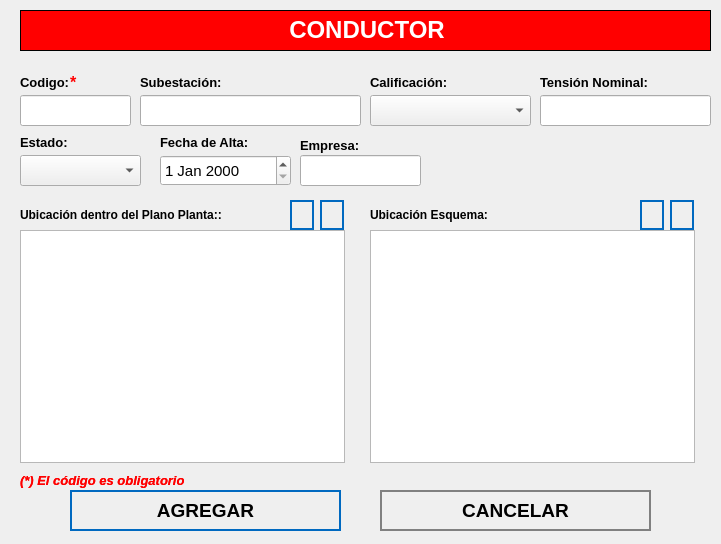
<?xml version="1.0" encoding="UTF-8"?>
<ui version="4.0">
 <class>NewBook</class>
 <widget class="QWidget" name="NewBook">
  <property name="geometry">
   <rect>
    <x>0</x>
    <y>0</y>
    <width>721</width>
    <height>544</height>
   </rect>
  </property>
  <property name="minimumSize">
   <size>
    <width>721</width>
    <height>434</height>
   </size>
  </property>
  <property name="maximumSize">
   <size>
    <width>721</width>
    <height>1000</height>
   </size>
  </property>
  <property name="windowTitle">
   <string>Nuevo Registro</string>
  </property>
  <property name="styleSheet">
   <string notr="true">QPushButton
{	
	height: 2em;
 	border-style: solid;
	border-width: 2px;
 	border-color: grey;
	font-weight: bold;
}

QPushButton:hover
{
   	background-color:grey;
	color:white;
}</string>
  </property>
  <widget class="QLabel" name="label">
   <property name="geometry">
    <rect>
     <x>20</x>
     <y>10</y>
     <width>691</width>
     <height>41</height>
    </rect>
   </property>
   <property name="font">
    <font>
     <underline>false</underline>
    </font>
   </property>
   <property name="autoFillBackground">
    <bool>false</bool>
   </property>
   <property name="styleSheet">
    <string notr="true">background-color: red;</string>
   </property>
   <property name="frameShape">
    <enum>QFrame::Box</enum>
   </property>
   <property name="text">
    <string>&lt;html&gt;&lt;head/&gt;&lt;body&gt;&lt;p align=&quot;center&quot;&gt;&lt;span style=&quot; font-size:18pt; font-weight:600; color:#ffffff;&quot;&gt;CONDUCTOR&lt;/span&gt;&lt;/p&gt;&lt;/body&gt;&lt;/html&gt;</string>
   </property>
  </widget>
  <widget class="QLabel" name="label_autoriza">
   <property name="geometry">
    <rect>
     <x>20</x>
     <y>70</y>
     <width>101</width>
     <height>25</height>
    </rect>
   </property>
   <property name="text">
    <string>&lt;html&gt;&lt;head/&gt;&lt;body&gt;&lt;p&gt;&lt;span style=&quot; font-size:10pt; font-weight:600;&quot;&gt;Codigo:&lt;/span&gt;&lt;/p&gt;&lt;/body&gt;&lt;/html&gt;</string>
   </property>
  </widget>
  <widget class="QLineEdit" name="inputCodigo">
   <property name="geometry">
    <rect>
     <x>20</x>
     <y>95</y>
     <width>111</width>
     <height>31</height>
    </rect>
   </property>
   <property name="font">
    <font>
     <pointsize>12</pointsize>
    </font>
   </property>
   <property name="maxLength">
    <number>15</number>
   </property>
  </widget>
  <widget class="QLineEdit" name="inputSubestacion">
   <property name="geometry">
    <rect>
     <x>140</x>
     <y>95</y>
     <width>221</width>
     <height>31</height>
    </rect>
   </property>
   <property name="font">
    <font>
     <pointsize>12</pointsize>
    </font>
   </property>
  </widget>
  <widget class="QPushButton" name="addButton">
   <property name="geometry">
    <rect>
     <x>70</x>
     <y>490</y>
     <width>271</width>
     <height>41</height>
    </rect>
   </property>
   <property name="font">
    <font>
     <pointsize>14</pointsize>
     <weight>75</weight>
     <bold>true</bold>
    </font>
   </property>
   <property name="cursor">
    <cursorShape>PointingHandCursor</cursorShape>
   </property>
   <property name="styleSheet">
    <string notr="true">QPushButton
{	
	height: 2em;
 	border-style: solid;
	border-width: 2px;
 	border-color: #0069c0;
	font-weight: bold;
}

QPushButton:hover
{
   	background-color:#0069c0;
	color:white;
}</string>
   </property>
   <property name="text">
    <string>AGREGAR</string>
   </property>
   <property name="icon">
    <iconset>
     <normaloff>../assets/icons/add-icon.png</normaloff>../assets/icons/add-icon.png</iconset>
   </property>
   <property name="iconSize">
    <size>
     <width>30</width>
     <height>30</height>
    </size>
   </property>
   <property name="autoDefault">
    <bool>true</bool>
   </property>
   <property name="default">
    <bool>true</bool>
   </property>
   <property name="flat">
    <bool>true</bool>
   </property>
  </widget>
  <widget class="QPushButton" name="cancelButton">
   <property name="geometry">
    <rect>
     <x>380</x>
     <y>490</y>
     <width>271</width>
     <height>41</height>
    </rect>
   </property>
   <property name="font">
    <font>
     <pointsize>14</pointsize>
     <weight>75</weight>
     <bold>true</bold>
    </font>
   </property>
   <property name="cursor">
    <cursorShape>PointingHandCursor</cursorShape>
   </property>
   <property name="styleSheet">
    <string notr="true">QPushButton
{	
	height: 2em;
 	border-style: solid;
	border-width: 2px;
 	border-color: grey;
	font-weight: bold;
}

QPushButton:hover
{
   	background-color:grey;
	color:white;
}</string>
   </property>
   <property name="text">
    <string>CANCELAR</string>
   </property>
   <property name="icon">
    <iconset>
     <normaloff>../assets/icons/cancel-icon.png</normaloff>../assets/icons/cancel-icon.png</iconset>
   </property>
   <property name="iconSize">
    <size>
     <width>30</width>
     <height>30</height>
    </size>
   </property>
   <property name="autoDefault">
    <bool>true</bool>
   </property>
   <property name="default">
    <bool>true</bool>
   </property>
   <property name="flat">
    <bool>true</bool>
   </property>
  </widget>
  <widget class="QLabel" name="label_aquienVisita">
   <property name="geometry">
    <rect>
     <x>140</x>
     <y>70</y>
     <width>191</width>
     <height>25</height>
    </rect>
   </property>
   <property name="text">
    <string>&lt;html&gt;&lt;head/&gt;&lt;body&gt;&lt;p&gt;&lt;span style=&quot; font-size:10pt; font-weight:600;&quot;&gt;Subestación:&lt;/span&gt;&lt;/p&gt;&lt;/body&gt;&lt;/html&gt;</string>
   </property>
  </widget>
  <widget class="QLabel" name="label_horaSalida">
   <property name="geometry">
    <rect>
     <x>20</x>
     <y>130</y>
     <width>81</width>
     <height>25</height>
    </rect>
   </property>
   <property name="text">
    <string>&lt;html&gt;&lt;head/&gt;&lt;body&gt;&lt;p&gt;&lt;span style=&quot; font-size:10pt; font-weight:600;&quot;&gt;Estado:&lt;/span&gt;&lt;/p&gt;&lt;/body&gt;&lt;/html&gt;</string>
   </property>
  </widget>
  <widget class="QLabel" name="label_motivoVisita">
   <property name="geometry">
    <rect>
     <x>160</x>
     <y>130</y>
     <width>131</width>
     <height>25</height>
    </rect>
   </property>
   <property name="text">
    <string>&lt;html&gt;&lt;head/&gt;&lt;body&gt;&lt;p&gt;&lt;span style=&quot; font-size:10pt; font-weight:600;&quot;&gt;Fecha de Alta:&lt;/span&gt;&lt;/p&gt;&lt;/body&gt;&lt;/html&gt;</string>
   </property>
  </widget>
  <widget class="QLabel" name="label_nota_obligatoria">
   <property name="geometry">
    <rect>
     <x>20</x>
     <y>470</y>
     <width>281</width>
     <height>21</height>
    </rect>
   </property>
   <property name="text">
    <string>&lt;html&gt;&lt;head/&gt;&lt;body&gt;&lt;p&gt;&lt;span style=&quot; font-size:10pt; font-weight:600; font-style:italic; color:#ff0000;&quot;&gt;(*) El código es obligatorio&lt;/span&gt;&lt;/p&gt;&lt;/body&gt;&lt;/html&gt;</string>
   </property>
  </widget>
  <widget class="QLabel" name="ast_aquienvisita">
   <property name="geometry">
    <rect>
     <x>70</x>
     <y>70</y>
     <width>21</width>
     <height>25</height>
    </rect>
   </property>
   <property name="text">
    <string>&lt;html&gt;&lt;head/&gt;&lt;body&gt;&lt;p&gt;&lt;span style=&quot; font-size:12pt; font-weight:600; color:#ff0000;&quot;&gt;*&lt;/span&gt;&lt;/p&gt;&lt;/body&gt;&lt;/html&gt;</string>
   </property>
  </widget>
  <widget class="QLabel" name="label_advertencia_dni">
   <property name="geometry">
    <rect>
     <x>20</x>
     <y>470</y>
     <width>251</width>
     <height>21</height>
    </rect>
   </property>
   <property name="text">
    <string>&lt;html&gt;&lt;head/&gt;&lt;body&gt;&lt;p&gt;&lt;span style=&quot; font-size:10pt; font-weight:600; font-style:italic; color:#ff0000;&quot;&gt;(*) El código es obligatorio&lt;/span&gt;&lt;/p&gt;&lt;/body&gt;&lt;/html&gt;</string>
   </property>
  </widget>
  <widget class="QComboBox" name="cbEstado">
   <property name="geometry">
    <rect>
     <x>20</x>
     <y>155</y>
     <width>121</width>
     <height>31</height>
    </rect>
   </property>
   <property name="font">
    <font>
     <pointsize>12</pointsize>
    </font>
   </property>
   <property name="editable">
    <bool>false</bool>
   </property>
  </widget>
  <widget class="QDateEdit" name="inputFecha">
   <property name="geometry">
    <rect>
     <x>160</x>
     <y>155</y>
     <width>131</width>
     <height>31</height>
    </rect>
   </property>
   <property name="font">
    <font>
     <pointsize>11</pointsize>
     <weight>50</weight>
     <bold>false</bold>
    </font>
   </property>
  </widget>
  <widget class="QLabel" name="label_autoriza_2">
   <property name="geometry">
    <rect>
     <x>370</x>
     <y>70</y>
     <width>101</width>
     <height>25</height>
    </rect>
   </property>
   <property name="text">
    <string>&lt;html&gt;&lt;head/&gt;&lt;body&gt;&lt;p&gt;&lt;span style=&quot; font-size:10pt; font-weight:600;&quot;&gt;Calificación:&lt;/span&gt;&lt;/p&gt;&lt;/body&gt;&lt;/html&gt;</string>
   </property>
  </widget>
  <widget class="QLabel" name="label_autoriza_4">
   <property name="geometry">
    <rect>
     <x>540</x>
     <y>70</y>
     <width>151</width>
     <height>25</height>
    </rect>
   </property>
   <property name="text">
    <string>&lt;html&gt;&lt;head/&gt;&lt;body&gt;&lt;p&gt;&lt;span style=&quot; font-size:10pt; font-weight:600;&quot;&gt;Tensión Nominal:&lt;/span&gt;&lt;/p&gt;&lt;/body&gt;&lt;/html&gt;</string>
   </property>
  </widget>
  <widget class="QLineEdit" name="inputTension">
   <property name="geometry">
    <rect>
     <x>540</x>
     <y>95</y>
     <width>171</width>
     <height>31</height>
    </rect>
   </property>
   <property name="font">
    <font>
     <pointsize>12</pointsize>
    </font>
   </property>
   <property name="maxLength">
    <number>8</number>
   </property>
  </widget>
  <widget class="QComboBox" name="cbCalificacion">
   <property name="geometry">
    <rect>
     <x>370</x>
     <y>95</y>
     <width>161</width>
     <height>31</height>
    </rect>
   </property>
   <property name="font">
    <font>
     <pointsize>12</pointsize>
    </font>
   </property>
   <property name="editable">
    <bool>false</bool>
   </property>
  </widget>
  <widget class="QLabel" name="label_5">
   <property name="geometry">
    <rect>
     <x>370</x>
     <y>200</y>
     <width>261</width>
     <height>30</height>
    </rect>
   </property>
   <property name="text">
    <string>&lt;html&gt;&lt;head/&gt;&lt;body&gt;&lt;p&gt;&lt;span style=&quot; font-size:9pt; font-weight:600;&quot;&gt;Ubicación Esquema:&lt;/span&gt;&lt;/p&gt;&lt;/body&gt;&lt;/html&gt;</string>
   </property>
   <property name="scaledContents">
    <bool>true</bool>
   </property>
  </widget>
  <widget class="QPushButton" name="btnAddEsquema">
   <property name="geometry">
    <rect>
     <x>640</x>
     <y>200</y>
     <width>24</width>
     <height>30</height>
    </rect>
   </property>
   <property name="font">
    <font>
     <pointsize>12</pointsize>
     <weight>75</weight>
     <bold>true</bold>
    </font>
   </property>
   <property name="cursor">
    <cursorShape>PointingHandCursor</cursorShape>
   </property>
   <property name="styleSheet">
    <string notr="true">QPushButton
{	
	height: 2em;
 	border-style: solid;
	border-width: 2px;
 	border-color: #0069c0;
	font-weight: bold;
}

QPushButton:hover
{
   	background-color:#0069c0;
	color:white;
}</string>
   </property>
   <property name="text">
    <string/>
   </property>
   <property name="icon">
    <iconset>
     <normaloff>../assets/icons/add-icon.png</normaloff>../assets/icons/add-icon.png</iconset>
   </property>
   <property name="iconSize">
    <size>
     <width>25</width>
     <height>25</height>
    </size>
   </property>
   <property name="autoDefault">
    <bool>true</bool>
   </property>
   <property name="default">
    <bool>true</bool>
   </property>
   <property name="flat">
    <bool>true</bool>
   </property>
  </widget>
  <widget class="QTableWidget" name="tableEsquema">
   <property name="geometry">
    <rect>
     <x>370</x>
     <y>230</y>
     <width>325</width>
     <height>233</height>
    </rect>
   </property>
   <property name="autoFillBackground">
    <bool>true</bool>
   </property>
   <property name="lineWidth">
    <number>5</number>
   </property>
   <property name="editTriggers">
    <set>QAbstractItemView::NoEditTriggers</set>
   </property>
   <property name="textElideMode">
    <enum>Qt::ElideLeft</enum>
   </property>
   <attribute name="horizontalHeaderMinimumSectionSize">
    <number>10</number>
   </attribute>
  </widget>
  <widget class="QPushButton" name="btnDeletePlano">
   <property name="geometry">
    <rect>
     <x>320</x>
     <y>200</y>
     <width>24</width>
     <height>30</height>
    </rect>
   </property>
   <property name="font">
    <font>
     <pointsize>12</pointsize>
     <weight>75</weight>
     <bold>true</bold>
    </font>
   </property>
   <property name="cursor">
    <cursorShape>PointingHandCursor</cursorShape>
   </property>
   <property name="styleSheet">
    <string notr="true">QPushButton
{	
	height: 2em;
 	border-style: solid;
	border-width: 2px;
 	border-color: #0069c0;
	font-weight: bold;
}

QPushButton:hover
{
   	background-color:#0069c0;
	color:white;
}</string>
   </property>
   <property name="text">
    <string/>
   </property>
   <property name="icon">
    <iconset>
     <normaloff>../assets/icons/deletesquare.png</normaloff>../assets/icons/deletesquare.png</iconset>
   </property>
   <property name="iconSize">
    <size>
     <width>25</width>
     <height>25</height>
    </size>
   </property>
   <property name="autoDefault">
    <bool>true</bool>
   </property>
   <property name="default">
    <bool>true</bool>
   </property>
   <property name="flat">
    <bool>true</bool>
   </property>
  </widget>
  <widget class="QLabel" name="label_4">
   <property name="geometry">
    <rect>
     <x>20</x>
     <y>200</y>
     <width>231</width>
     <height>30</height>
    </rect>
   </property>
   <property name="text">
    <string>&lt;html&gt;&lt;head/&gt;&lt;body&gt;&lt;p&gt;&lt;span style=&quot; font-size:9pt; font-weight:600;&quot;&gt;Ubicación dentro del Plano Planta::&lt;/span&gt;&lt;/p&gt;&lt;/body&gt;&lt;/html&gt;</string>
   </property>
   <property name="scaledContents">
    <bool>true</bool>
   </property>
  </widget>
  <widget class="QPushButton" name="btnDeleteEsquema">
   <property name="geometry">
    <rect>
     <x>670</x>
     <y>200</y>
     <width>24</width>
     <height>30</height>
    </rect>
   </property>
   <property name="font">
    <font>
     <pointsize>12</pointsize>
     <weight>75</weight>
     <bold>true</bold>
    </font>
   </property>
   <property name="cursor">
    <cursorShape>PointingHandCursor</cursorShape>
   </property>
   <property name="styleSheet">
    <string notr="true">QPushButton
{	
	height: 2em;
 	border-style: solid;
	border-width: 2px;
 	border-color: #0069c0;
	font-weight: bold;
}

QPushButton:hover
{
   	background-color:#0069c0;
	color:white;
}</string>
   </property>
   <property name="text">
    <string/>
   </property>
   <property name="icon">
    <iconset>
     <normaloff>../assets/icons/deletesquare.png</normaloff>../assets/icons/deletesquare.png</iconset>
   </property>
   <property name="iconSize">
    <size>
     <width>25</width>
     <height>25</height>
    </size>
   </property>
   <property name="autoDefault">
    <bool>true</bool>
   </property>
   <property name="default">
    <bool>true</bool>
   </property>
   <property name="flat">
    <bool>true</bool>
   </property>
  </widget>
  <widget class="QTableWidget" name="tablePlano">
   <property name="geometry">
    <rect>
     <x>20</x>
     <y>230</y>
     <width>325</width>
     <height>233</height>
    </rect>
   </property>
   <property name="autoFillBackground">
    <bool>true</bool>
   </property>
   <property name="lineWidth">
    <number>5</number>
   </property>
   <property name="editTriggers">
    <set>QAbstractItemView::NoEditTriggers</set>
   </property>
   <property name="textElideMode">
    <enum>Qt::ElideLeft</enum>
   </property>
   <attribute name="horizontalHeaderMinimumSectionSize">
    <number>10</number>
   </attribute>
  </widget>
  <widget class="QPushButton" name="btnAddPlano">
   <property name="geometry">
    <rect>
     <x>290</x>
     <y>200</y>
     <width>24</width>
     <height>30</height>
    </rect>
   </property>
   <property name="font">
    <font>
     <pointsize>12</pointsize>
     <weight>75</weight>
     <bold>true</bold>
    </font>
   </property>
   <property name="cursor">
    <cursorShape>PointingHandCursor</cursorShape>
   </property>
   <property name="styleSheet">
    <string notr="true">QPushButton
{	
	height: 2em;
 	border-style: solid;
	border-width: 2px;
 	border-color: #0069c0;
	font-weight: bold;
}

QPushButton:hover
{
   	background-color:#0069c0;
	color:white;
}</string>
   </property>
   <property name="text">
    <string/>
   </property>
   <property name="icon">
    <iconset>
     <normaloff>../assets/icons/add-icon.png</normaloff>../assets/icons/add-icon.png</iconset>
   </property>
   <property name="iconSize">
    <size>
     <width>25</width>
     <height>25</height>
    </size>
   </property>
   <property name="autoDefault">
    <bool>true</bool>
   </property>
   <property name="default">
    <bool>true</bool>
   </property>
   <property name="flat">
    <bool>true</bool>
   </property>
  </widget>
  <widget class="QLabel" name="label_empresa">
   <property name="geometry">
    <rect>
     <x>300</x>
     <y>135</y>
     <width>111</width>
     <height>21</height>
    </rect>
   </property>
   <property name="text">
    <string>&lt;html&gt;&lt;head/&gt;&lt;body&gt;&lt;p&gt;&lt;span style=&quot; font-size:10pt; font-weight:600;&quot;&gt;Empresa:&lt;/span&gt;&lt;/p&gt;&lt;/body&gt;&lt;/html&gt;</string>
   </property>
   <property name="scaledContents">
    <bool>true</bool>
   </property>
  </widget>
  <widget class="QLineEdit" name="inputCodEmpresa">
   <property name="geometry">
    <rect>
     <x>300</x>
     <y>155</y>
     <width>121</width>
     <height>31</height>
    </rect>
   </property>
   <property name="font">
    <font>
     <pointsize>12</pointsize>
    </font>
   </property>
   <property name="maxLength">
    <number>5</number>
   </property>
  </widget>
 </widget>
 <tabstops>
  <tabstop>inputCodigo</tabstop>
  <tabstop>inputSubestacion</tabstop>
  <tabstop>addButton</tabstop>
  <tabstop>cancelButton</tabstop>
 </tabstops>
 <resources/>
 <connections/>
</ui>
